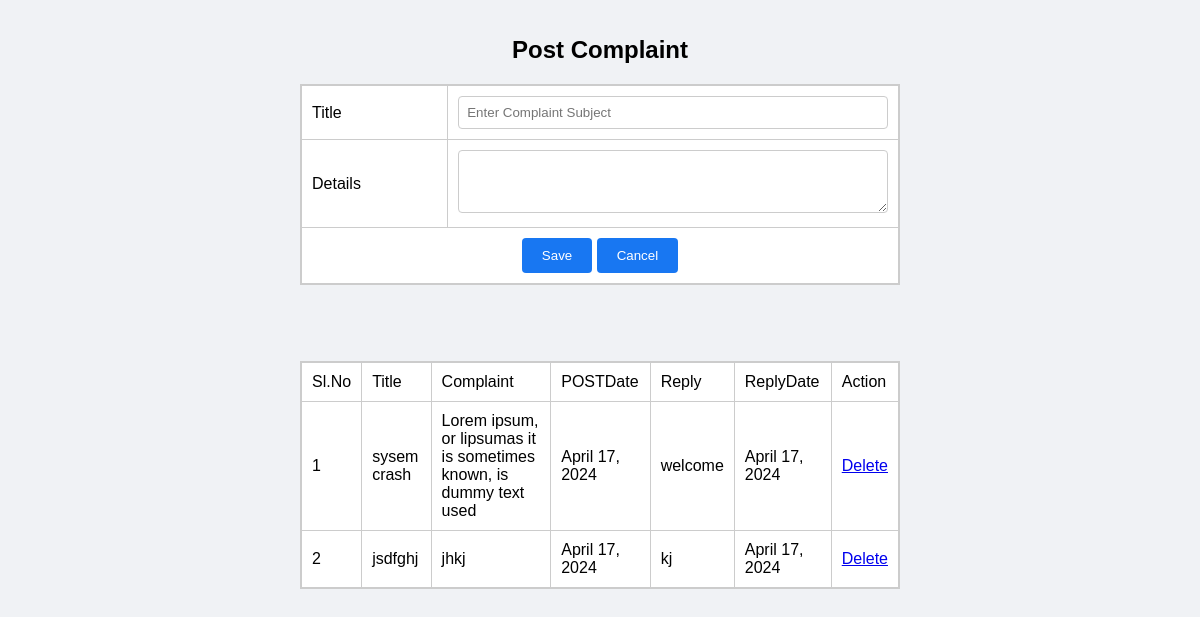
/User/POSTComplaint/ (signed in), run on the app's committed database.
### User/models.py (models this page shows)
class tbl_complaint(models.Model):
    complaint_title=models.CharField(max_length=500)
    complaint_details=models.CharField(max_length=500)
    complaint_postdate=models.DateField(auto_now_add=True)
    complaint_reply=models.CharField(max_length=500)
    complaint_replydate=models.DateField(null=True)
    complaint_status = models.IntegerField(default="0")
    user = models.ForeignKey(tbl_user, on_delete=models.CASCADE)

### User/views.py (the view)
# urls.py: path('POSTComplaint/',views.POSTComplaint, name="POSTComplaint"),
def POSTComplaint(request):
    data=tbl_complaint.objects.filter(user=request.session["uid"])
    userID=tbl_user.objects.get(id=request.session["uid"])
    if request.method=="POST":
        title=request.POST.get('txttitle')
        details=request.POST.get('txtcomplaint')
        tbl_complaint.objects.create(complaint_title=title,complaint_details=details,user=userID)
        return redirect("User:POSTComplaint")
    else:
        return render(request,"User/UserPOSTComplaint.html",{"data":data})

### User/Templates/User/UserPostComplaint.html (shortened to what this page needs)
<!DOCTYPE html>
<html lang="en">
<head>
</head>
<body>
    <form action="" method="post">
        <table align="center" border="1">
            <br><br>
            <h2 align="center">Post Complaint</h2>
            <tr>
                <td>Title</td>
                <td><input type="text" name="txttitle" placeholder="Enter Complaint Subject" required></td>
            </tr>
            <tr>
                <td>Details</td>
                <td>
                    <textarea name="txtcomplaint" id="txtcomplaint" cols="20" rows="3"></textarea>
                </td>
            </tr>
            <tr>
                <td colspan="2" align="center">
                    <input type="submit" name="btnsubmit" value="Save">
                    <input type="reset" name="btncancel" value="Cancel">
                </td>
            </tr>
        </table>
        <br><br>
    </form>
</body>
</html>
<table border="1" align="center">
    <tr>
        <td>Sl.No</td>
        <td>Title</td>
        <td>Complaint</td>
        <td>POSTDate</td>
        <td>Reply</td>
        <td>ReplyDate</td>
        <td>Action</td>
    </tr>
    {% for i in data %}
    <tr>
        <td>{{forloop.counter}}</td>
        <td>{{i.complaint_title}}</td>
        <td>{{i.complaint_details}}</td>
        <td>{{i.complaint_postdate}}</td>
        <td>{{i.complaint_reply}}</td>
        <td>{{i.complaint_replydate}}</td>
        <td>
            <a href="{% url 'User:delComplaint' i.id %}">Delete</a>
        </td>
    </tr>
    {% endfor %}
</table>

### User/Templates/User/UserPostComplaint.html (style rules this page uses)
body { font-family: Arial, sans-serif; background-color: #f0f2f5; margin: 0; padding: 0; }
table { margin: 20px auto; border-collapse: collapse; width: 50%; background-color: #fff; border: 2px solid #ccc; padding: 20px; }
h2 { text-align: center; margin-top: 0; }
td { padding: 10px; }
input[type="text"], textarea { width: 100%; padding: 8px; border: 1px solid #ccc; border-radius: 4px; box-sizing: border-box; }
input[type="submit"], input[type="reset"] { background-color: #1877f2; color: #fff; border: none; border-radius: 4px; padding: 10px 20px; cursor: pointer; transition: background-color 0.3s ease; }

### data on the page
tbl_complaint: complaint_title "sysem crash", complaint_details "Lorem ipsum, or lipsumas it is sometimes known, is dummy text used", complaint_postdate "April 17, 2024", complaint_reply "welcome", complaint_replydate "April 17, 2024"
tbl_complaint: complaint_title "jsdfghj", complaint_details "jhkj", complaint_postdate "April 17, 2024", complaint_reply "kj", complaint_replydate "April 17, 2024"
